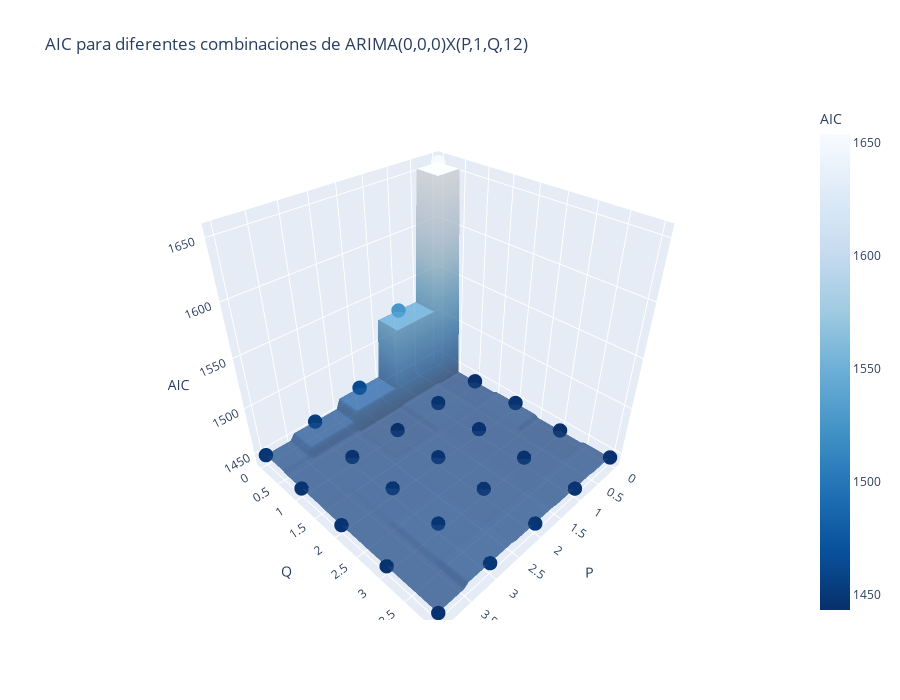

Notebook cell for this chart:
### Code cell
# Crear figura 3D en Plotly
fig = go.Figure()

# Superficie
fig.add_trace(go.Surface(
    x=P, y=Q, z=AIC_grid,
    colorscale='Blues_r',
    opacity=0.7,
    colorbar=dict(title='AIC')
))

# Puntos originales
fig.add_trace(go.Scatter3d(
    x=p_values,
    y=q_values,
    z=aic_values,
    mode='markers',
    marker=dict(size=5, color=aic_values, colorscale='Blues_r'),
    name='Puntos'
))

# Layout
fig.update_layout(
    scene=dict(
        xaxis_title='P',
        yaxis_title='Q',
        zaxis_title='AIC'
    ),
    title='AIC para diferentes combinaciones de ARIMA(0,0,0)X(P,1,Q,12)',
    width=900,
    height=700
)

# Guardar como HTML
fig.write_html("AIC_3D_plot-4.html")
fig.show()

### Figure 1 — Plotly figure (JSON) as saved in the notebook; plotly's stock layout.template omitted (floating-point values rounded to 4 significant figures; data arrays with more than 128 entries replaced by an {"elided": "..."} marker saying what was removed)
{"data": [{"colorbar": {"title": {"text": "AIC"}}, "colorscale": [[0, "rgb(8,48,107)"], [0.125, "rgb(8,81,156)"], [0.25, "rgb(33,113,181)"], [0.375, "rgb(66,146,198)"], [0.5, "rgb(107,174,214)"], [0.625, "rgb(158,202,225)"], [0.75, "rgb(198,219,239)"], [0.875, "rgb(222,235,247)"], [1, "rgb(247,251,255)"]], "opacity": 0.7, "type": "surface", "x": {"elided": "50x50 float values"}, "y": {"elided": "50x50 float values"}, "z": {"elided": "50x50 float values"}}, {"marker": {"color": [1654.0, 1444.0, 1446.0, 1444.0, 1445.0, 1527.0, 1446.0, 1445.0, 1445.0, 1447.0, 1464.0, 1444.0, 1446.0, 1446.0, 1448.0, 1454.0, 1446.0, 1447.0, 1448.0, 1449.0, 1448.0, 1447.0, 1446.0, 1446.0, 1446.0], "colorscale": [[0, "rgb(8,48,107)"], [0.125, "rgb(8,81,156)"], [0.25, "rgb(33,113,181)"], [0.375, "rgb(66,146,198)"], [0.5, "rgb(107,174,214)"], [0.625, "rgb(158,202,225)"], [0.75, "rgb(198,219,239)"], [0.875, "rgb(222,235,247)"], [1, "rgb(247,251,255)"]], "size": 5}, "mode": "markers", "name": "Puntos", "type": "scatter3d", "x": [0, 0, 0, 0, 0, 1, 1, 1, 1, 1, 2, 2, 2, 2, 2, 3, 3, 3, 3, 3, 4, 4, 4, 4, 4], "y": [0, 1, 2, 3, 4, 0, 1, 2, 3, 4, 0, 1, 2, 3, 4, 0, 1, 2, 3, 4, 0, 1, 2, 3, 4], "z": [1654.0, 1444.0, 1446.0, 1444.0, 1445.0, 1527.0, 1446.0, 1445.0, 1445.0, 1447.0, 1464.0, 1444.0, 1446.0, 1446.0, 1448.0, 1454.0, 1446.0, 1447.0, 1448.0, 1449.0, 1448.0, 1447.0, 1446.0, 1446.0, 1446.0]}], "layout": {"height": 700, "scene": {"xaxis": {"title": {"text": "P"}}, "yaxis": {"title": {"text": "Q"}}, "zaxis": {"title": {"text": "AIC"}}}, "title": {"text": "AIC para diferentes combinaciones de ARIMA(0,0,0)X(P,1,Q,12)"}, "width": 900}}
